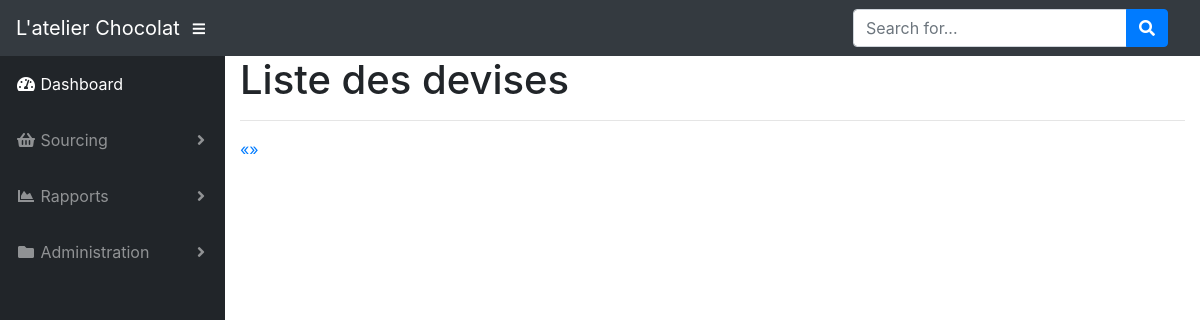
/list_of_currencies (signed in), run on an earlier commit of the app's database.
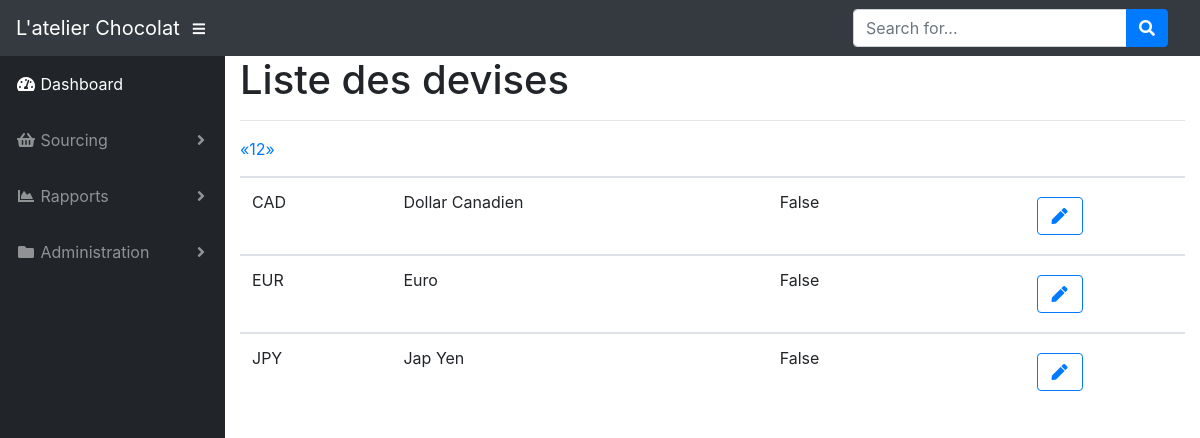
And on a later commit of the database.
### app/models.py (models this page shows, shortened)
class Currency(db.Model):
    id = db.Column(db.Integer, primary_key=True)
    name = db.Column(db.String(4), index=True, unique=True)
    description = db.Column(db.String(64))
    default_curr = db.Column(db.Boolean())

### app/currencies/routes.py (the view)
@bp.route('/list_of_currencies')
@login_required
def list_of_currencies():
    page = request.args.get('page', 1, type=int)
    pagination = Currency.query.order_by(Currency.name.asc()).paginate(page, current_app.config['CURRENCIES_PER_PAGE'], False)
    currencies = pagination.items
    return render_template('currencies/list_of_currencies.html', title='Liste des devises',
                           currencies=currencies, pagination=pagination)

### app/models.py (called while the page is built)
@login.user_loader
def load_user(id):
    return User.query.get(int(id))

### app/templates/currencies/list_of_currencies.html
{% extends "base.html" %}
{% import 'bootstrap/wtf.html' as wtf %}
{% import "_macros.html" as macros %}
{% block app_content %}
    <h1>Liste des devises</h1>
    <hr>
    <table class="table table-hover">
        <tr>
            <div class="row">
                <div class="col-sm-6">
                    <div class="pagination">
                        {% for currency in currencies %}
                            {% include 'currencies/_currency.html' %}
                        {% endfor %}
                        {{ macros.pagination_widget(pagination, 'currencies.list_of_currencies') }}
                    </div>
                </div>
            </div>
        </tr>
    </table>
{% endblock %}

### app/templates/base.html (shortened to what this page needs)
{% extends 'bootstrap/base.html' %}
{% block head %}
  <link href="/static/vendor/fontawesome-free/css/all.min.css" rel="stylesheet" type="text/css">
  <link href="/static/vendor/datatables/dataTables.bootstrap4.css" rel="stylesheet">
  <link href="/static/css/sb-admin.css" rel="stylesheet">
{% endblock %}
{% block navbar %}
 <nav class="navbar navbar-expand navbar-dark bg-dark static-top">
    <a class="navbar-brand mr-1" href="{{ url_for('main.index') }}"><span class="glyphicon glyphicon-home"> L'atelier Chocolat</span></a>
    <button class="btn btn-link btn-sm text-white order-1 order-sm-0" id="sidebarToggle" href="#">
      <i class="fas fa-bars"></i>
    </button>
    <form class="d-none d-md-inline-block form-inline ml-auto mr-0 mr-md-3 my-2 my-md-0">
      <div class="input-group">
        <input type="text" class="form-control" placeholder="Search for..." aria-label="Search" aria-describedby="basic-addon2">
        <div class="input-group-append">
          <button class="btn btn-primary" type="button">
            <i class="fas fa-search"></i>
          </button>
        </div>
      </div>
    </form>
  </nav>
{% endblock %}
{% block content %}
  <div id="wrapper">
    <ul class="sidebar navbar-nav">
      <li class="nav-item active">
        <a class="nav-link" href="{{ url_for('main.index') }}">
          <i class="fas fa-fw fa-tachometer-alt"></i>
          <span>Dashboard</span>
        </a>
      </li>
      {% if current_user.is_anonymous %}
      {% else %}
      <li class="nav-item dropdown">
        <a class="nav-link dropdown-toggle" href="#" id="pagesDropdown" role="button" data-toggle="dropdown" aria-haspopup="true" aria-expanded="false">
          <i class="fas fa-fw fa-shopping-basket"></i>
          <span>Sourcing</span>
        </a>
      </li>
      <li class="nav-item dropdown">
        <a class="nav-link dropdown-toggle" href="#" id="pagesDropdown" role="button" data-toggle="dropdown" aria-haspopup="true" aria-expanded="false">
          <i class="fas fa-fw fa-chart-area"></i>
          <span>Rapports</span>
        </a>
      </li>
      {% endif %}
      <li class="nav-item dropdown">
        <a class="nav-link dropdown-toggle" href="#" id="pagesDropdown" role="button" data-toggle="dropdown" aria-haspopup="true" aria-expanded="false">
          <i class="fas fa-fw fa-folder"></i>
          <span>Administration</span>
        </a>
      </li>
    </ul>
    <div class="container">
        {% block app_content %}{% endblock %}
    </div>
  </div>
{% endblock %}
{% block scripts %}
    <link rel="stylesheet" type="text/css" href="{{ url_for('static', filename='bootstrap-datetimepicker.min.css') }}" />
{% endblock %}

### app/templates/_macros.html
{% macro pagination_widget(pagination, endpoint) %}
<ul class="pagination">
    <li{% if not pagination.has_prev %} class="disabled"{% endif %}>
        <a href="{% if pagination.has_prev %}{{ url_for(endpoint, page=pagination.prev_num, **kwargs) }}{% else %}#{% endif %}">
            &laquo;
        </a>
    </li>
    {% for p in pagination.iter_pages() %}
        {% if p %}
            {% if p == pagination.page %}
            <li class="active">
                <a href="{{ url_for(endpoint, page = p, **kwargs) }}">{{ p }}</a>
            </li>
            {% else %}
            <li>
                <a href="{{ url_for(endpoint, page = p, **kwargs) }}">{{ p }}</a>
            </li>
            {% endif %}
        {% else %}
        <li class="disabled"><a href="#">&hellip;</a></li>
        {% endif %}
    {% endfor %}
    <li{% if not pagination.has_next %} class="disabled"{% endif %}>
        <a href="{% if pagination.has_next %}{{ url_for(endpoint, page=pagination.next_num, **kwargs) }}{% else %}#{% endif %}">
            &raquo;
        </a>
    </li>
</ul>
{% endmacro %}

### app/templates/currencies/_currency.html
<tbody>
    <tr>
        <td>{{ currency.name }}</td>
        <td>{{ currency.description }}</td>
        <td>{{ currency.default_curr }}</td>
        <td>
            <div class="btn btn-block">
                <a href="{{ url_for('currencies.edit_currency', id=currency.id) }}"><button class="btn btn-outline-primary" type="button"><i class="fas fa-fw fa-pen"></i></button></a>
            </div>
        </td>
    </tr>
</tbody>

What changed in the data, as far as the page shows it:
added Currency: name "CAD", description "Dollar Canadien", default_curr "False"
added Currency: name "EUR", description "Euro", default_curr "False"
added Currency: name "JPY", description "Jap Yen", default_curr "False"
Also different on the page:
new list line: "1"
new list line: "2"
